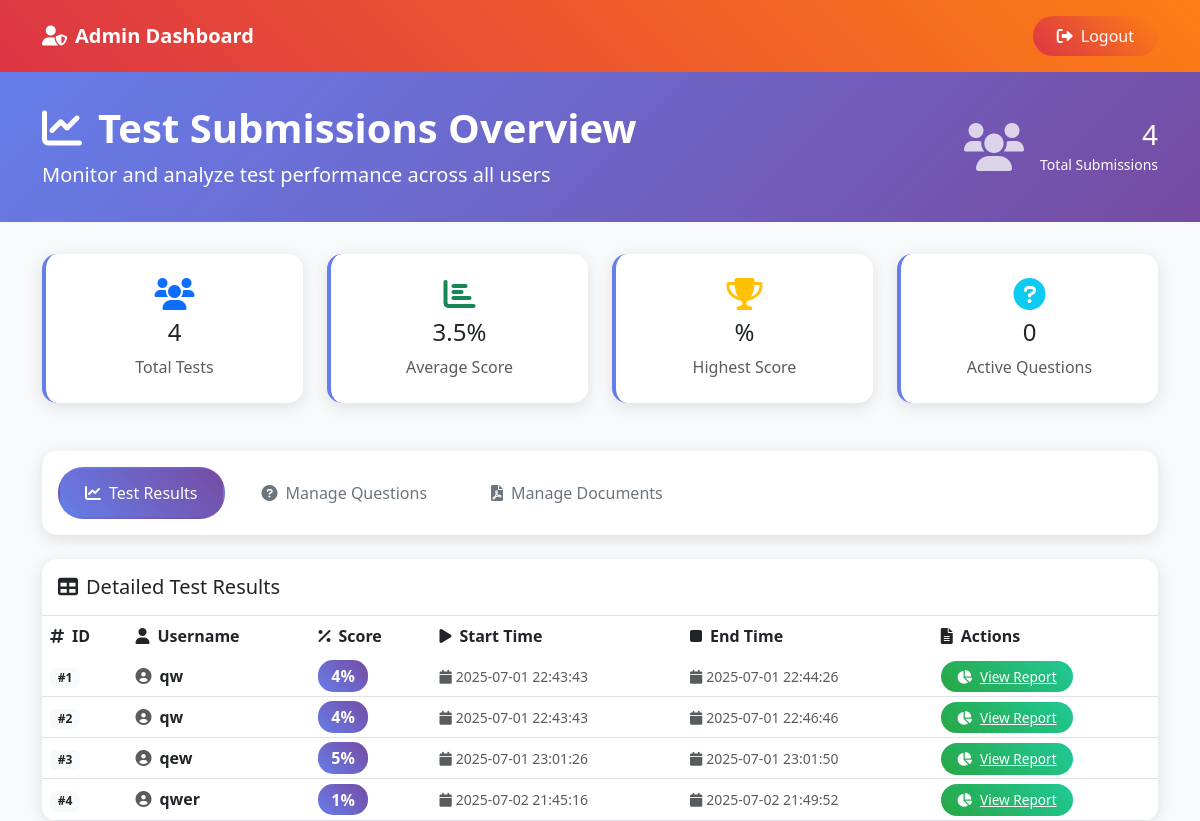
Page /admin (signed in) on the earlier database version.
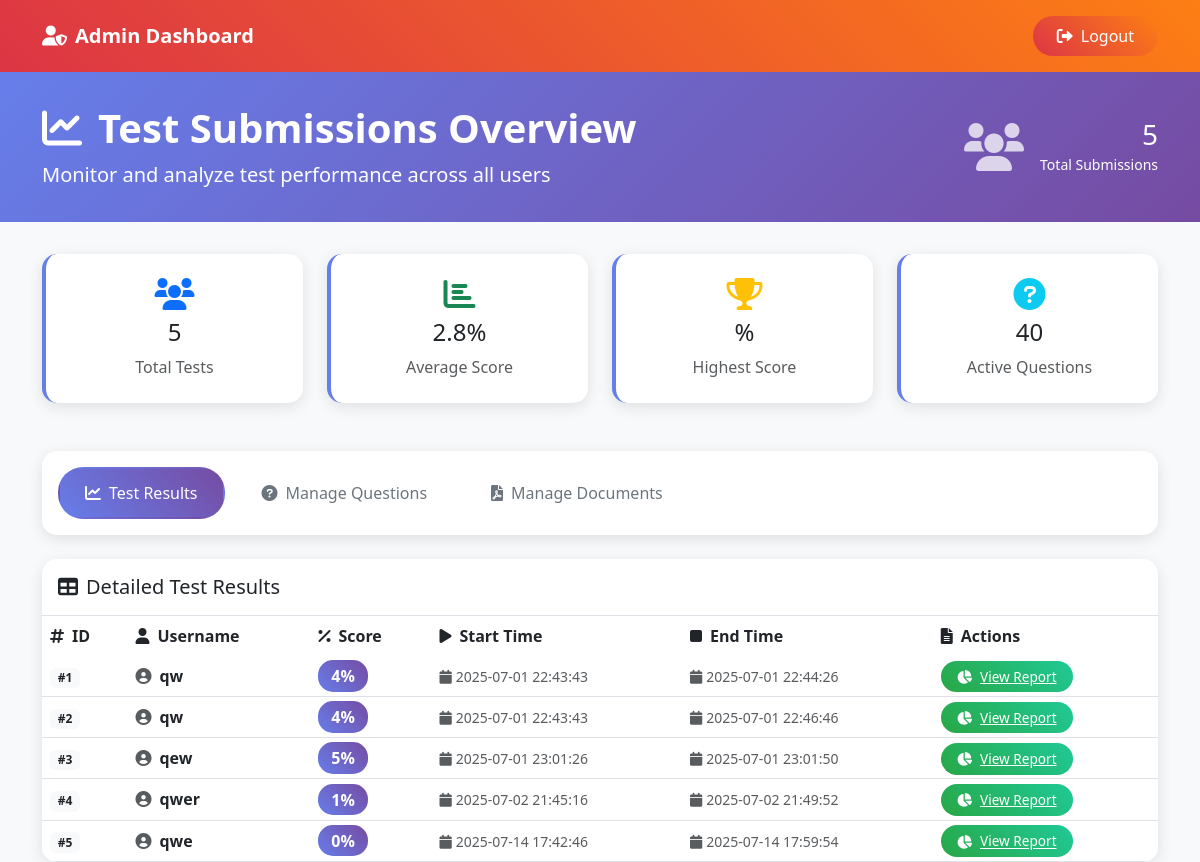
Same page on the later database version.
### tables this page shows
CREATE TABLE results (
                    id INTEGER PRIMARY KEY, 
                    username TEXT, 
                    score INTEGER, 
                    answers TEXT, 
                    start_time TEXT, 
                    end_time TEXT, 
                    time_per_question TEXT
                 );

### app.py (the view)
@app.route('/admin')
def admin():
    if not session.get('admin_logged_in'):
        return redirect('/admin/login')
    conn = sqlite3.connect('database.db')
    c = conn.cursor()
    c.execute('SELECT id, username, score, start_time, end_time FROM results')
    results = c.fetchall()
    c.execute('SELECT COUNT(*) FROM questions WHERE is_active = 1')
    question_count = c.fetchone()[0]
    conn.close()
    return render_template('admin.html', results=results, question_count=question_count)

### templates/admin.html (shortened to what this page needs)
<!DOCTYPE html>
<html lang="en">
<head>
    <link href="https://cdn.jsdelivr.net/npm/bootstrap@5.3.0/dist/css/bootstrap.min.css" rel="stylesheet">
    <link href="https://cdnjs.cloudflare.com/ajax/libs/font-awesome/6.0.0/css/all.min.css" rel="stylesheet">
</head>
<body>
    <nav class="navbar navbar-custom">
        <div class="container">
            <span class="navbar-brand text-white fw-bold">
                <i class="fas fa-user-shield me-2"></i>Admin Dashboard
            </span>
            <a href="/admin/logout" class="logout-btn">
                <i class="fas fa-sign-out-alt me-2"></i>Logout
            </a>
        </div>
    </nav>
    <div class="admin-header">
        <div class="container">
            <div class="row align-items-center">
                <div class="col-md-8">
                    <h1 class="fw-bold mb-2">
                        <i class="fas fa-chart-line me-3"></i>Test Submissions Overview
                    </h1>
                    <p class="lead mb-0">Monitor and analyze test performance across all users</p>
                </div>
                <div class="col-md-4 text-end">
                    <div class="d-flex justify-content-end align-items-center">
                        <i class="fas fa-users fa-3x me-3 opacity-75"></i>
                        <div>
                            <h3 class="mb-0">{{ results|length }}</h3>
                            <small>Total Submissions</small>
                        </div>
                    </div>
                </div>
            </div>
        </div>
    </div>
    <div class="container">
        <div class="row mb-4">
            <div class="col-md-3">
                <div class="stats-card text-center">
                    <i class="fas fa-users fa-2x text-primary mb-2"></i>
                    <h4>{{ results|length }}</h4>
                    <p class="text-muted mb-0">Total Tests</p>
                </div>
            </div>
            <div class="col-md-3">
                <div class="stats-card text-center">
                    <i class="fas fa-chart-bar fa-2x text-success mb-2"></i>
                    <h4>{% if results %}{{ "%.1f"|format((results|sum(attribute='2')/results|length)) }}%{% else %}0{% endif %}</h4>
                    <p class="text-muted mb-0">Average Score</p>
                </div>
            </div>
            <div class="col-md-3">
                <div class="stats-card text-center">
                    <i class="fas fa-trophy fa-2x text-warning mb-2"></i>
                    <h4>{% if results %}{{ results|max(attribute='2')|attr('2') }}%{% else %}0{% endif %}</h4>
                    <p class="text-muted mb-0">Highest Score</p>
                </div>
            </div>
            <div class="col-md-3">
                <div class="stats-card text-center">
                    <i class="fas fa-question-circle fa-2x text-info mb-2"></i>
                    <h4>{{ question_count }}</h4>
                    <p class="text-muted mb-0">Active Questions</p>
                </div>
            </div>
        </div>
        <div class="row mb-4">
            <div class="col-12">
                <div class="admin-navigation">
                    <div class="nav nav-pills" role="tablist">
                        <a class="nav-link active" id="results-tab" data-bs-toggle="pill" href="#results" role="tab">
                            <i class="fas fa-chart-line me-2"></i>Test Results
                        </a>
                        <a class="nav-link" id="questions-tab" data-bs-toggle="pill" href="#questions" role="tab">
                            <i class="fas fa-question-circle me-2"></i>Manage Questions
                        </a>
                        <a class="nav-link" id="documents-tab" data-bs-toggle="pill" href="#documents" role="tab">
                            <i class="fas fa-file-pdf me-2"></i>Manage Documents
                        </a>
                    </div>
                </div>
            </div>
        </div>
        <div class="tab-content">
            <div class="tab-pane fade show active" id="results" role="tabpanel">
                <div class="table-container">
                    <div class="p-3 border-bottom d-flex justify-content-between align-items-center">
                        <h5 class="mb-0">
                            <i class="fas fa-table me-2"></i>Detailed Test Results
                        </h5>
                    </div>
                    <div class="table-responsive">
                        <table class="table table-hover mb-0">
                            <thead style="background: #f8f9fa;">
                                <tr>
                                    <th class="border-0 fw-bold">
                                        <i class="fas fa-hashtag me-2"></i>ID
                                    </th>
                                    <th class="border-0 fw-bold">
                                        <i class="fas fa-user me-2"></i>Username
                                    </th>
                                    <th class="border-0 fw-bold">
                                        <i class="fas fa-percentage me-2"></i>Score
                                    </th>
                                    <th class="border-0 fw-bold">
                                        <i class="fas fa-play me-2"></i>Start Time
                                    </th>
                                    <th class="border-0 fw-bold">
                                        <i class="fas fa-stop me-2"></i>End Time
                                    </th>
                                    <th class="border-0 fw-bold">
                                        <i class="fas fa-file-alt me-2"></i>Actions
                                    </th>
                                </tr>
                            </thead>
                            <tbody>
                                {% for row in results %}
                                <tr>
                                    <td class="align-middle">
                                        <span class="badge bg-light text-dark">#{{ row[0] }}</span>
                                    </td>
                                    <td class="align-middle">
                                        <div class="d-flex align-items-center">
                                            <i class="fas fa-user-circle me-2 text-muted"></i>
                                            <strong>{{ row[1] }}</strong>
                                        </div>
                                    </td>
                                    <td class="align-middle">
                                        <span class="badge-score">{{ row[2] }}%</span>
                                    </td>
                                    <td class="align-middle">
                                        <small class="text-muted">
                                            <i class="fas fa-calendar me-1"></i>{{ row[3] }}
                                        </small>
                                    </td>
                                    <td class="align-middle">
                                        <small class="text-muted">
                                            <i class="fas fa-calendar me-1"></i>{{ row[4] }}
                                        </small>
                                    </td>
                                    <td class="align-middle">
                                        <a href="/report/{{ row[0] }}" class="btn-report">
                                            <i class="fas fa-chart-pie me-2"></i>View Report
                                        </a>
                                    </td>
                                </tr>
                                {% endfor %}
                            </tbody>
                        </table>
                    </div>
                </div>
            </div>
        </div>
    </div>
</body>
</html>

### templates/admin.html (style rules this page uses)
body { background: #f8f9fa; font-family: 'Segoe UI', Tahoma, Geneva, Verdana, sans-serif; }
.navbar-custom { background: linear-gradient(45deg, #dc3545, #fd7e14); padding: 1rem 0; }
.admin-header { background: linear-gradient(135deg, #667eea 0%, #764ba2 100%); color: white; padding: 2rem 0; margin-bottom: 2rem; }
.stats-card { background: white; border-radius: 15px; padding: 1.5rem; margin-bottom: 1.5rem; box-shadow: 0 4px 15px rgba(0, 0, 0, 0.1); border-left: 4px solid #667eea; transition: transform 0.3s ease; }
.table-container { background: white; border-radius: 15px; overflow: hidden; box-shadow: 0 4px 15px rgba(0, 0, 0, 0.1); }
.table-responsive { max-height: 600px; overflow-y: auto; }
.btn-report { background: linear-gradient(45deg, #28a745, #20c997); border: none; color: white; padding: 0.4rem 1rem; border-radius: 20px; font-size: 0.85rem; transition: all 0.3s ease; }
.logout-btn { background: linear-gradient(45deg, #dc3545, #fd7e14); border: none; color: white; padding: 0.5rem 1.5rem; border-radius: 25px; text-decoration: none; transition: all 0.3s ease; }
.badge-score { background: linear-gradient(45deg, #667eea, #764ba2); color: white; padding: 0.3rem 0.8rem; border-radius: 15px; font-weight: 600; }
.admin-navigation { background: white; border-radius: 15px; padding: 1rem; box-shadow: 0 4px 15px rgba(0, 0, 0, 0.1); }
.nav-pills .nav-link { background: transparent; color: #6c757d; border-radius: 25px; padding: 12px 25px; margin-right: 10px; transition: all 0.3s ease; border: 2px solid transparent; }
.nav-pills .nav-link.active { background: linear-gradient(45deg, #667eea, #764ba2); color: white; border-color: transparent; }

Differences in the rows shown:
added results: id "5", username "qwe", score "0", start_time "2025-07-14 17:42:46", end_time "2025-07-14 17:59:54"
Other differences:
{{ results|length }}: "4" → "5"
{{ "%.1f"|format((results|sum(attribute='2')/results|length)) }}: "3.5" → "2.8"
{{ question_count }}: "0" → "40"
